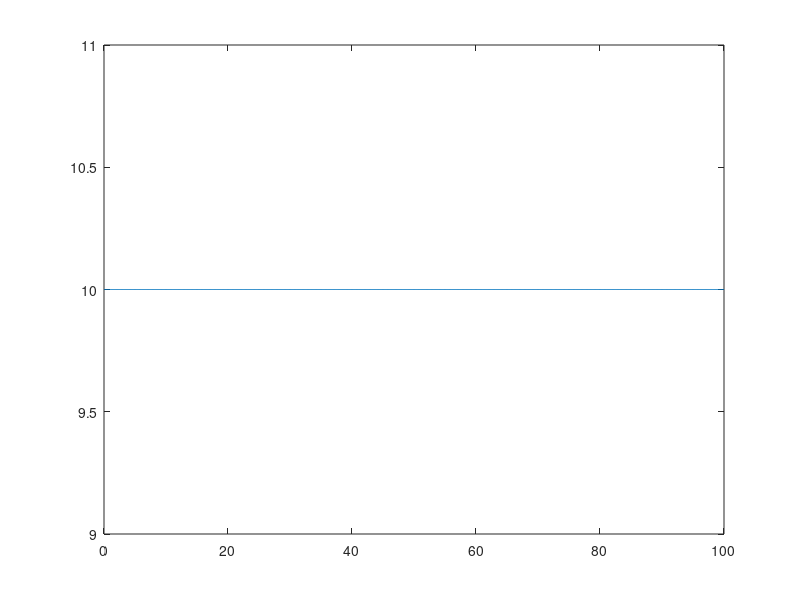
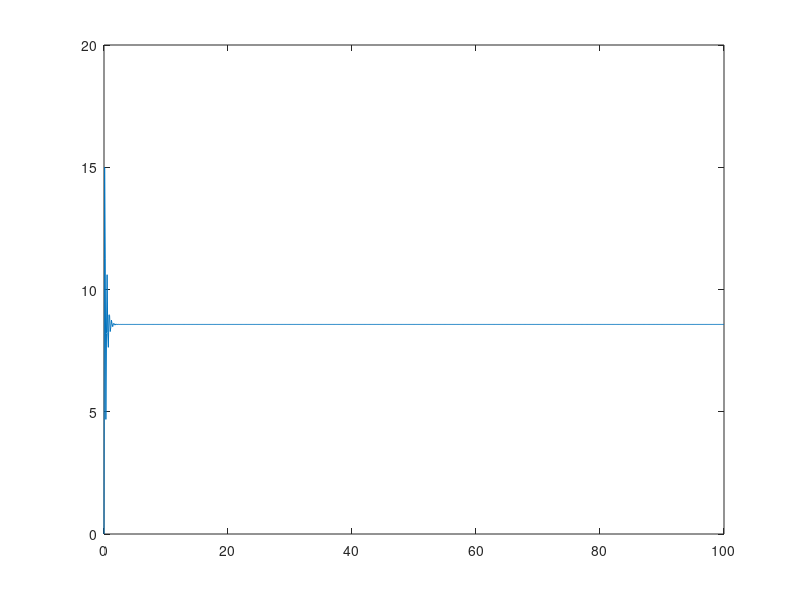

These figures' MATLAB source, in order: (Note: this script raises an error after producing the figures.)
clear all;
close all;
clc;

Ts=0.1;
z=tf('z',0.1);

Hz=(1.5*z^-1)/(1+0.25*z^-1+0.5*z^-2);
t=0:0.1:100;
u=[];
u(1)=10;
for i=2:size(t,2)
    
    u(i)=10;
end;

plot(t,u);
nk=1;
na=2;
nb=1;

y=lsim(Hz,u,t);
figure
plot(t,y);
zaj=randn();
yzaj=y;
dates=iddata(yzaj,u',Ts);
orders=[na,nb,nk];

M=arx(dates,orders)
figure


